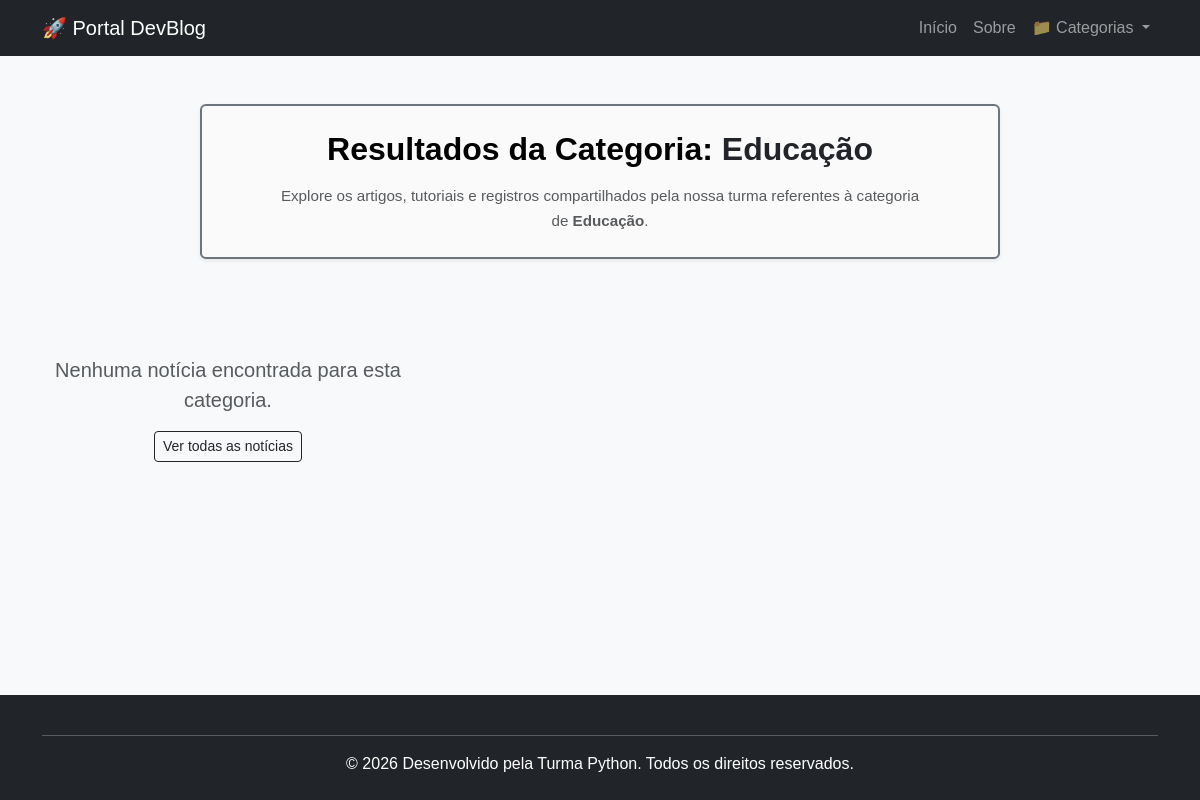
The app's page /?categoria=4, older data.
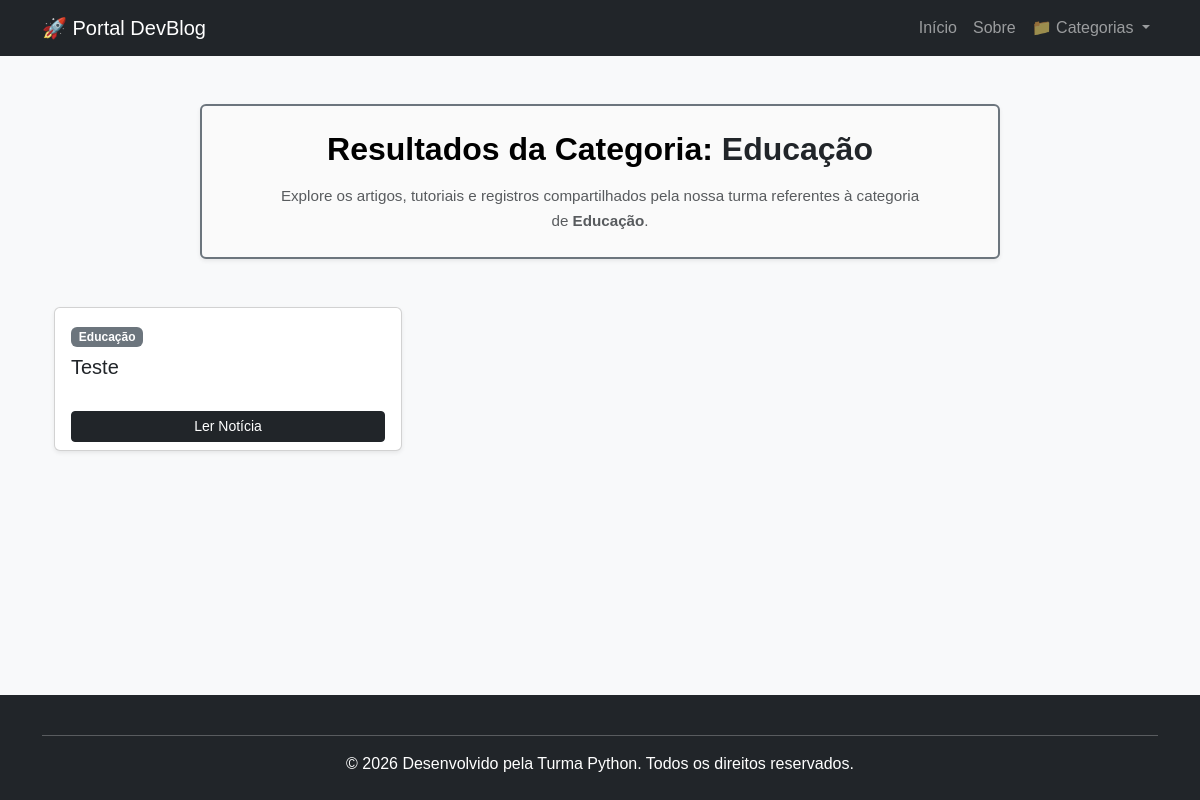
The same page, newer data.
### blog/models.py (models this page shows, shortened)
class Artigo(models.Model):
    titulo = models.CharField(max_length=200)
    conteudo = models.TextField()
    data_publicacao = models.DateTimeField(auto_now_add=True)
    categoria = models.ForeignKey(Categoria, on_delete=models.CASCADE)
    autor = models.CharField(max_length=50, default="Admin")

class Categoria(models.Model):
    nome = models.CharField(max_length=100)

### blog/views.py (the view)
# urls.py: path('', views.home, name="home"),
def home(request):
    categoria_id = request.GET.get('categoria')
    noticias = Artigo.objects.all().order_by('-data_publicacao')
    categorias = Categoria.objects.all()
    categoria_selecionada = None
    if categoria_id:
        categoria_selecionada = get_object_or_404(Categoria, id=categoria_id)
        noticias = noticias.filter(categoria_id=categoria_id)
    contexto = {
        'lista_artigos': noticias,
        'lista_categorias': categorias,
        'categoria_atual': categoria_selecionada,
    }
    return render(request, 'blog/index.html', contexto)

### blog/templates/blog/index.html (shortened to what this page needs)
{% extends 'blog/base.html' %}
{% block content %}
    <div class="container">
        <div class="text-center p-4 mb-5 border border-secondary border-2 rounded mx-auto shadow-sm" style="max-width: 800px; background-color: #fafafa;">
            <h2 class="fw-bold mb-3" style="color: #000000;">
                {% if categoria_atual %}
                    Resultados da Categoria: <span class="text-dark">{{ categoria_atual.nome }}</span>
                {% else %}
                    Últimas Notícias
                {% endif %}
            </h2>
            <p class="text-muted mb-0 mx-auto" style="max-width: 650px; font-size: 0.95rem; line-height: 1.6;">
                {% if categoria_atual %}
                    Explore os artigos, tutoriais e registros compartilhados pela nossa turma referentes à categoria de <strong>{{ categoria_atual.nome }}</strong>.
                {% else %}
                    Bem-vindo ao nosso mural de novidades! Aqui você encontra os últimos artigos, projetos e aprendizados documentados pelos desenvolvedores da Turma Python.
                {% endif %}
            </p>
        </div>
        <div class="row row-cols-1 row-cols-md-3 g-4">
            {% for noticia in lista_artigos %}
                <div class="col">
                    <div class="card h-100 shadow-sm">
                        <div class="card-body">
                            <span class="badge bg-secondary mb-2">{{ noticia.categoria.nome }}</span>
                            <h5 class="card-title">{{ noticia.titulo }}</h5>
                        </div>
                        <div class="card-footer bg-transparent border-top-0">
                            <a href="{% url 'detalhe_noticia' noticia.id %}" class="btn btn-dark btn-sm w-100">Ler Notícia</a>
                        </div>
                    </div>
                </div>
            {% empty %}
                <div class="col-12 text-center py-5">
                    <p class="text-muted fs-5">Nenhuma notícia encontrada para esta categoria.</p>
                    <a href="{% url 'home' %}" class="btn btn-outline-dark btn-sm">Ver todas as notícias</a>
                </div>
            {% endfor %}
        </div>
    </div>
{% endblock %}

Row changes from the older to the newer data that the page shows:
added Artigo: categoria.nome "Educação", titulo "Teste"
Text that changed along with them:
text no longer shown: "Nenhuma notícia encontrada para esta categoria. Ver todas as notícias"
